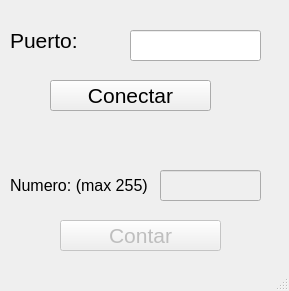
<?xml version="1.0" encoding="UTF-8"?>
<ui version="4.0">
 <class>MainWindow</class>
 <widget class="QMainWindow" name="MainWindow">
  <property name="geometry">
   <rect>
    <x>0</x>
    <y>0</y>
    <width>289</width>
    <height>291</height>
   </rect>
  </property>
  <property name="windowTitle">
   <string>Contador binario</string>
  </property>
  <widget class="QWidget" name="centralwidget">
   <widget class="QPushButton" name="btn_conectar">
    <property name="geometry">
     <rect>
      <x>50</x>
      <y>80</y>
      <width>161</width>
      <height>31</height>
     </rect>
    </property>
    <property name="font">
     <font>
      <pointsize>16</pointsize>
     </font>
    </property>
    <property name="text">
     <string>Conectar</string>
    </property>
    <property name="shortcut">
     <string>Return, Enter</string>
    </property>
   </widget>
   <widget class="QLabel" name="label_2">
    <property name="geometry">
     <rect>
      <x>10</x>
      <y>170</y>
      <width>141</width>
      <height>31</height>
     </rect>
    </property>
    <property name="font">
     <font>
      <pointsize>12</pointsize>
     </font>
    </property>
    <property name="text">
     <string>Numero: (max 255)</string>
    </property>
   </widget>
   <widget class="QLineEdit" name="txt_com">
    <property name="geometry">
     <rect>
      <x>130</x>
      <y>30</y>
      <width>131</width>
      <height>31</height>
     </rect>
    </property>
    <property name="font">
     <font>
      <pointsize>14</pointsize>
     </font>
    </property>
   </widget>
   <widget class="QPushButton" name="btn_contador">
    <property name="enabled">
     <bool>false</bool>
    </property>
    <property name="geometry">
     <rect>
      <x>60</x>
      <y>220</y>
      <width>161</width>
      <height>31</height>
     </rect>
    </property>
    <property name="font">
     <font>
      <pointsize>16</pointsize>
     </font>
    </property>
    <property name="text">
     <string>Contar</string>
    </property>
    <property name="shortcut">
     <string>Return, Enter</string>
    </property>
   </widget>
   <widget class="QLineEdit" name="txt_numero">
    <property name="enabled">
     <bool>false</bool>
    </property>
    <property name="geometry">
     <rect>
      <x>160</x>
      <y>170</y>
      <width>101</width>
      <height>31</height>
     </rect>
    </property>
    <property name="font">
     <font>
      <pointsize>14</pointsize>
     </font>
    </property>
    <property name="maxLength">
     <number>3</number>
    </property>
    <property name="alignment">
     <set>Qt::AlignRight|Qt::AlignTrailing|Qt::AlignVCenter</set>
    </property>
   </widget>
   <widget class="QLabel" name="label">
    <property name="geometry">
     <rect>
      <x>10</x>
      <y>30</y>
      <width>111</width>
      <height>21</height>
     </rect>
    </property>
    <property name="font">
     <font>
      <pointsize>16</pointsize>
     </font>
    </property>
    <property name="text">
     <string>Puerto:</string>
    </property>
   </widget>
  </widget>
  <widget class="QStatusBar" name="statusbar"/>
 </widget>
 <resources/>
 <connections/>
</ui>
